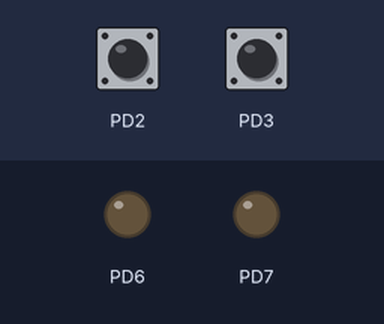
This program was run on a simulated ATmega328P, built with avr-gcc and emulated at 16 MHz (the files do not name the chip). Shown: output pins drawn as LEDs (lit = HIGH). Inputs (shaded band) come from the test bench; at power-on: PD3 HIGH, PD2 HIGH.

Above: at 1.2 s.
1.3 s: PD3 pulled LOW for 0.15 s
At 2.4 s:
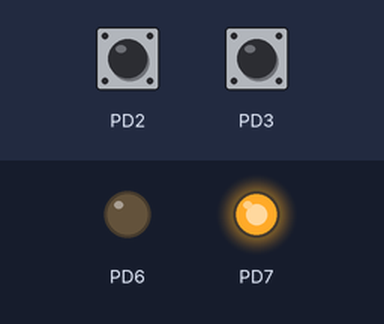
3.3 s: PD3 pulled LOW for 1 s
At 5.5 s:
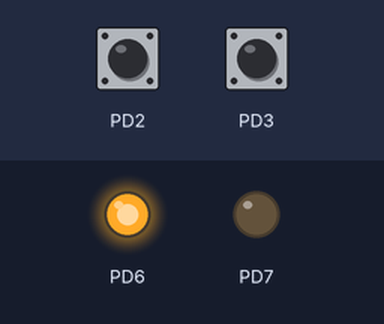
5.8 s: PD3 pulled LOW for 3.2 s
At 7.1 s:
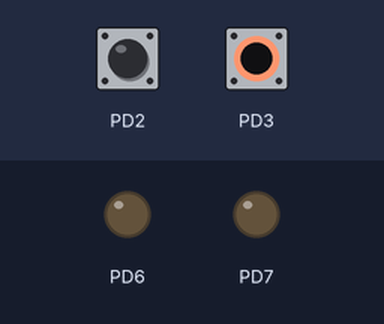
Timing chart, 0 to 8.8 s (numbered marks = the images above; inputs shaded):
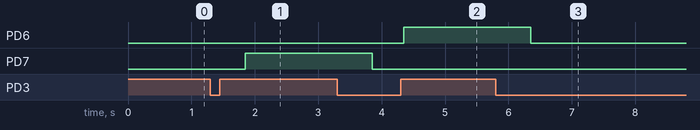

Measured:
- after the input at 1.3 s, PD7: LOW → HIGH after 0.55 s
- after the input at 3.3 s, PD6: LOW → HIGH after 1.1 s; PD7: HIGH → LOW after 0.55 s
- after the input at 5.8 s, PD6: HIGH → LOW after 0.55 s

The program:

main.cpp
```cpp
#include <avr/io.h>
#include <avr/interrupt.h>
#define F_CPU 16000000UL
#include <util/delay.h>
char pos=0;

void config_INT(void) {

    EIMSK |= 0x03;
    EICRA |= 0x0A;

    DDRD &= ~(0x0C);
    PORTD |= 0x0C;


}

ISR(INT1_vect) {
    _delay_ms(50);

    switch (pos) {
        case 1:
            _delay_ms(500);
            PORTD |= 0x80;
            pos = 2;
            break;
        case 2:
            _delay_ms(500);
            PORTD &= ~(0x80);
            _delay_ms(500);
            PORTD |= 0x40;
            pos = 3;
            break;
        case 3:
            _delay_ms(500);
            PORTD &= ~(0x40);
            pos = 1;
            break;
    }
}

int main(void){
    pos=1;

    DDRD|=0xC0;


    config_INT();
    sei();

    while(1){


    }

    return 0;
}
```
